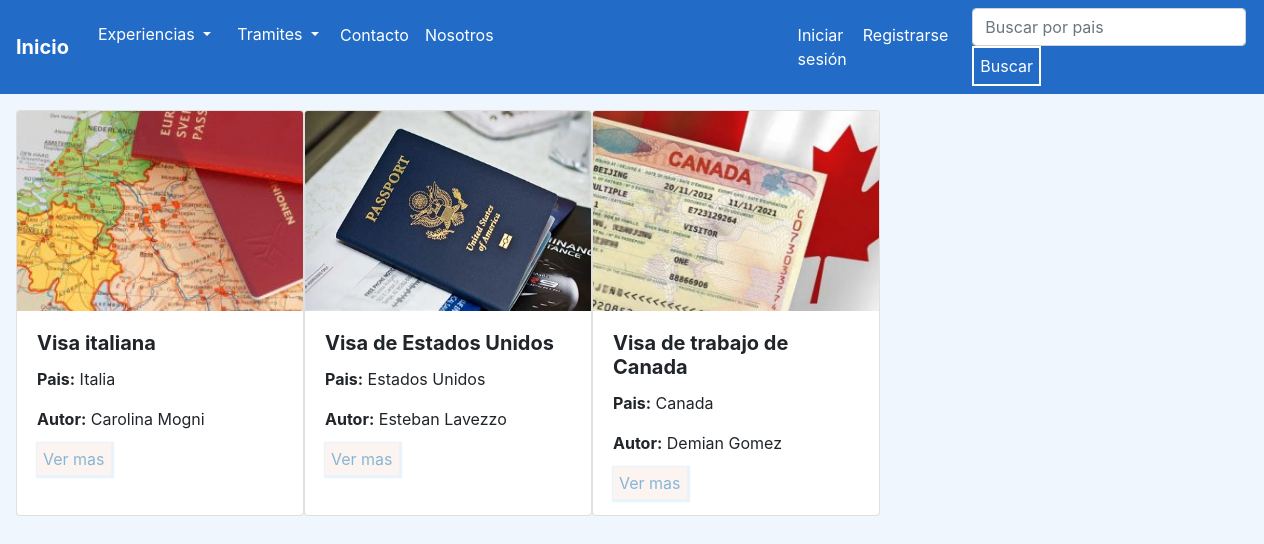
The app's page /ver-tramites/ with its own data.
### tramites/models.py (models this page shows, shortened)
class Tramites(models.Model):
    nombre_tramites = models.CharField(max_length=100)
    pais = models.CharField(max_length=20)
    fecha = models.DateTimeField(null=True)
    autor =  models.CharField(max_length=30)
    descripcion = models.TextField(max_length=20000)
    image = models.ImageField(upload_to = 'imagenes_tramites/', blank=True, null=True)
    is_active = models.BooleanField(default=True)
    class Meta:
        verbose_name = 'Tramite'
        verbose_name_plural = 'Tramites'

### tramites/views.py (the view)
# urls.py: path('ver-tramites/', ver_tramites, name = 'ver-tramites'),
def ver_tramites(request):
    tramites = Tramites.objects.all()
    context = {'tramites':tramites}
    return render(request, 'tramites/ver_tramites.html', context=context)

### templates/tramites/ver_tramites.html (shortened to what this page needs)
{% extends 'base.html' %}
{% block contenido %}
<div class="d-flex" style="margin-top:1rem; margin-left: 1rem; ">
    {% for tramite  in  tramites %}
    <div class="card" style="width: 18rem;">
        {% if tramite.image %}
        <img src="{{tramite.image.url}}" style="min-width: 250px; min-height:200px;max-width: 300px; max-height:200px;" class="card-img-top" >
        {% endif %}
        <div class="card-body">
            <h5 class="card-title"><b>{{tramite.nombre_tramites}}</b></h5>
            <p class="card-text"><b>Pais:</b> {{tramite.pais}}</p>
            <p class="card-text"><b>Autor:</b> {{tramite.autor}}</p>
            <a href="/detalle-tramite/{{tramite.id}}/" class="Boton">Ver mas</a>
        </div>
    </div>
    {% endfor %}
</div>
<br>
<br>
{% endblock %}

### static/blog_viaje-GomezMogniLavezzo/styles.css (style rules this page uses)
html { max-height: 100%; height: 1360px; }
body { background-color: rgb(239, 246, 253); max-width: 100%; min-width: 100%; position: absolute; align-content: center; }
.Boton { padding: 6px ; background-color: rgba(252, 244, 241, 0.949); box-shadow: 1px 1px 1px 2px rgba(34, 144, 222, 0.1); color: rgb(136, 181, 213); border-style: initial; border-color: rgba(104, 104, 104, 0.949); text-decoration: solid; max-width: 100%; max-height: 100%; }

### records on screen
Tramites: image (picture), nombre_tramites "Visa italiana", pais "Italia", autor "Carolina Mogni"
Tramites: image (picture), nombre_tramites "Visa de Estados Unidos", pais "Estados Unidos", autor "Esteban Lavezzo"
Tramites: image (picture), nombre_tramites "Visa de trabajo de Canada", pais "Canada", autor "Demian Gomez"
